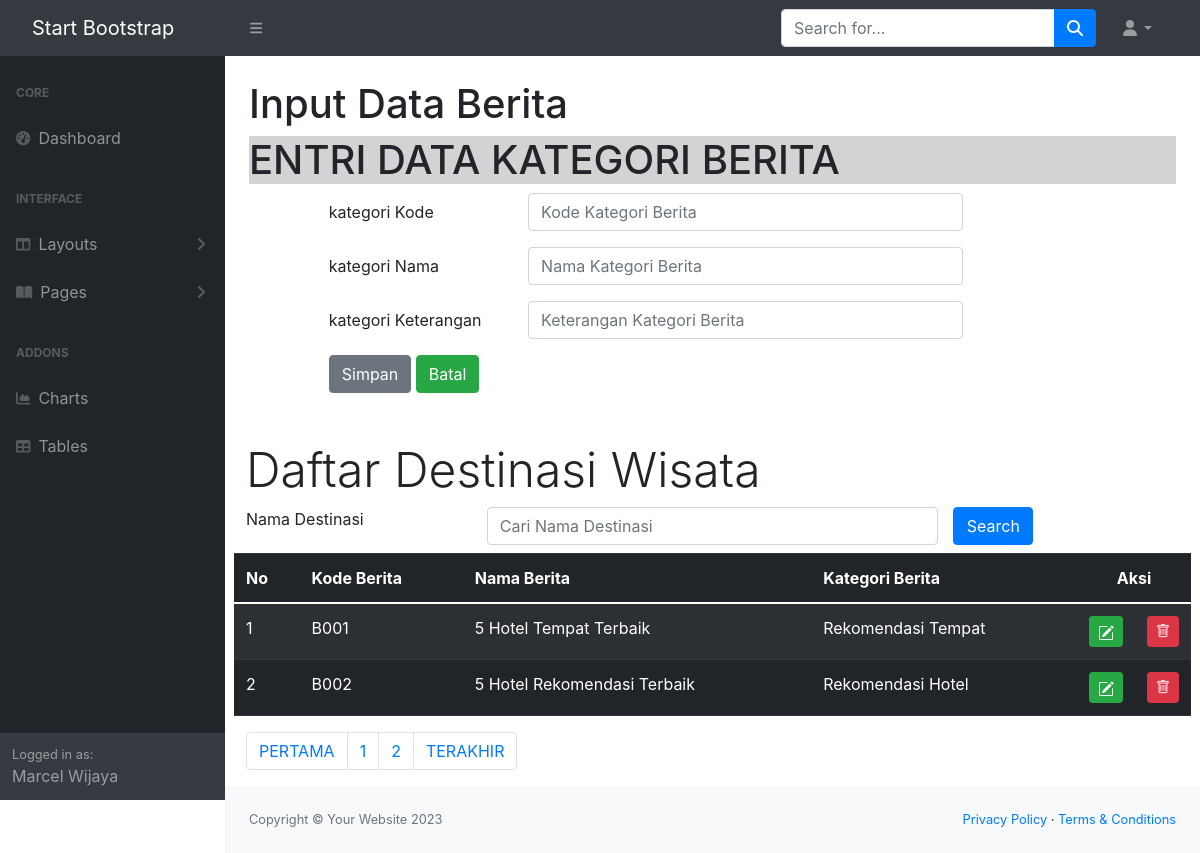
/inputberita.php, run on the app's committed database.
### tables this page shows
CREATE TABLE `kategoriberita` (
  `kategoriberitaKODE` char(4) NOT NULL,
  `kategoriberitaNAMA` varchar(60) NOT NULL,
  `kategoriberitaKET` varchar(255) NOT NULL
);

### inputberita.php (the view, shortened to what this page needs)
<!doctype html>
<?php
  include "include/config.php";
?>
<?php include "INCLUDE/head.php"?>
    <body class="sb-nav-fixed">
        <?php include "include/menunav.php"?>
        <div id="layoutSidenav">
<?php include "INCLUDE/menu.php"?>
            <div id="layoutSidenav_content">
                <main>
                    <div class="container-fluid px-4">
                        <h1 class="mt-4">Input Data Berita</h1>
<html lang="en">
  <head>
    <link rel="stylesheet" type="text/css" href="css/bootstrap.min.css">
<link rel="stylesheet" href="https://cdnjs.cloudflare.com/ajax/libs/select2/4.0.13/css/select2.min.css">
<link rel="stylesheet" href="https://cdn.jsdelivr.net/npm/bootstrap-icons@1.10.2/font/bootstrap-icons.css">
    <link rel="stylesheet" href="https://cdn.jsdelivr.net/npm/bootstrap@4.0.0/dist/css/bootstrap.min.css">
  </head>
  <body>
<h1 style="background-color : lightgray">ENTRI DATA KATEGORI BERITA</h1>
<div class="col-sm-2">
</div>
<div class="row">
<div class="col-sm-1">
</div>
<div class="col-sm-10">
  <form method="POST">
    <div class="form-group row">
    <label for="beritakode" class="col-sm-3 col-form-label">kategori Kode</label>
    <div class="col-sm-7">
      <input type="text" class="form-control" id="beritakode" name="berKategoriKode" placeholder="Kode Kategori Berita">
    </div>
  </div>
  <div class="form-group row">
    <label for="beritanama" class="col-sm-3 col-form-label">kategori Nama</label>
    <div class="col-sm-7">
      <input type="text" class="form-control" id="beritanama" name="berKategoriNama" placeholder="Nama Kategori Berita">
    </div>
  </div>
  <div class="form-group row">
    <label for="beritaket" class="col-sm-3 col-form-label">kategori Keterangan</label>
    <div class="col-sm-7">
      <input type="text" class="form-control" id="beritaket" name="berKategoriKet" placeholder="Keterangan Kategori Berita">
    </div>
  </div>
    <button type="submit" class="btn btn-secondary" value="simpan" name="simpan">Simpan</button>
    <button type="reset" class="btn btn-success">Batal</button>
</form>
</div>
<div class="jumbrotron mt-5">
    <h2 class="display-5">Daftar Destinasi Wisata</h2>
</div>
<form method="POST">
    <div class="form-group row mb-2">
    <label for="search" class="col-sm-3">Nama Destinasi</label>
    <div class="col-sm-6">
        <input type="text" name="search" class="form-control" id="search"
        value="<?php if (isset($_POST["search"])) {echo $_POST["search"];}?>"
        placeholder="Cari Nama Destinasi">
    </div>
    <input type="submit" name="kirim" class="col-sm-1 btn btn-primary" value="Search">
    </div>
</form>
<table class="table table-dark table-striped">
    <thead>
    <tr>
        <th scope="col">No</th>
        <th scope="col">Kode Berita</th>
        <th scope="col">Nama Berita</th>
        <th scope="col">Kategori Berita</th>
        <th colspan="2" style="text-align : center">Aksi</th>
    </tr>
</thead>
<tbody>
<?php
$jumlahtampilan = 2;
$halaman = (isset($_GET['page']))? $_GET['page'] : 1;
$mulaitampilan = ($halaman - 1) * $jumlahtampilan;
if(isset($_POST['kirim']))
    {
        $search = $_POST["search"];
        $query = mysqli_query ($connection, "select * from kategoriberita
        where kategoriberitaNAMA like '%".$search."%'limit $mulaitampilan, $jumlahtampilan");
    }
    else
    {
        $query = mysqli_query ($connection, "select * from kategoriberita limit $mulaitampilan, $jumlahtampilan");
    }
$nomor = 1;
while ($row = mysqli_fetch_array($query)) {
?>
    <tr>
        <td><?php echo $mulaitampilan + $nomor; ?></td>
        <td><?php echo $row['kategoriberitaKODE']; ?></td>
        <td><?php echo $row['kategoriberitaNAMA']; ?></td>
        <td><?php echo $row['kategoriberitaKET']; ?></td>
          <td width="5px">
            <a href="beritaedit.php?ubah=<?php echo $row["kategoriberitaKODE"]?>"
            class="btn btn-success btn-sm" title="EDIT">
            </a>
        </td>
        <td width="5px">
            <a href="beritahapus.php?hapus=<?php echo $row["kategoriberitaKODE"]?>"
            class="btn btn-danger btn-sm" title="HAPUS">
            <i class="bi bi-trash"></i>
        </td>
    </tr>
    <?php $nomor = $nomor + 1; ?>
<?php } ?>
</tbody>
</table>
<?php
    $query = mysqli_query($connection, "SELECT * FROM kategoriberita");
    $jumlahrecord = mysqli_num_rows($query);
    $jumlahpage = ceil($jumlahrecord/$jumlahtampilan);
  ?>
<nav aria-label="Page navigation example">
  <ul class="pagination">
    <li class="page-item"><a class="page-link" href="?page=<?php $nomorhal=1; echo $nomorhal?>">PERTAMA</a></li>
    <?php for($nomorhal=1; $nomorhal<=$jumlahpage; $nomorhal++)
    { ?>
    <li class="page-item">
      <?php
      if($nomorhal!=$halaman)
      { ?>
      <a class="page-link" href="?page=<?php echo $nomorhal?>"><?php echo $nomorhal?></a>
      <?php }
      else { ?>
      <a class="page-link" href="?page=<?php echo $nomorhal?>"><?php echo $nomorhal?></a>
    <?php } ?>
    </li>
    <?php } ?>
    <li class="page-item"><a class="page-link" href="?page=<?php echo $nomorhal-1?>">TERAKHIR</a></li>
  </ul>
</nav>
</div>
</div>
    <?php include "INCLUDE/footer.php"?>
            </div>
        </div>
  </body>
</html>

### data on the page
kategoriberita: kategoriberitaKODE "B001", kategoriberitaNAMA "5 Hotel Tempat Terbaik", kategoriberitaKET "Rekomendasi Tempat"
kategoriberita: nomor "2", kategoriberitaKODE "B002", kategoriberitaNAMA "5 Hotel Rekomendasi Terbaik", kategoriberitaKET "Rekomendasi Hotel"
